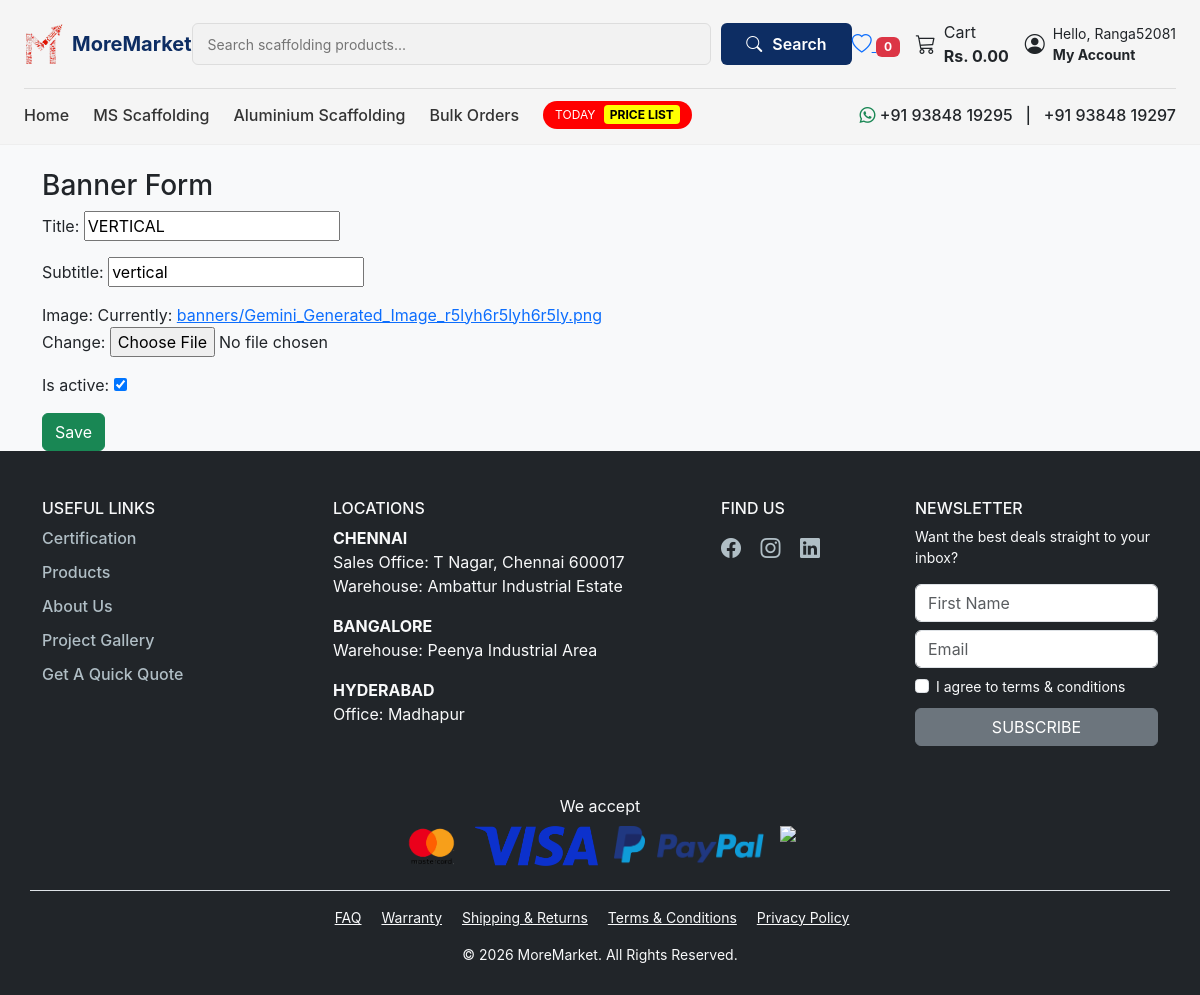
The page /adminpanel/studio/banners/update/2/ (signed in) on the database its author committed.
### customer/models.py (models this page shows, shortened)
class Banner(models.Model):
    title = models.CharField(max_length=200)
    subtitle = models.CharField(max_length=300, blank=True)
    image = models.ImageField(upload_to='banners/')
    is_active = models.BooleanField(default=True)
    created_at = models.DateTimeField(auto_now_add=True)

### adminpanel/views.py (the view)
# urls.py: path("studio/banners/update/<int:pk>/", views.banner_edit, name="studio_banner_update"),
@login_required(login_url="adminpanel:login")
@user_passes_test(admin_required, login_url="adminpanel:login")
def banner_edit(request, pk):
    banner = get_object_or_404(Banner, pk=pk)
    form = BannerForm(request.POST or None, request.FILES or None, instance=banner)
    if form.is_valid():
        form.save()
        return redirect("adminpanel:studio_banner_list")
    return render(request, "adminpanel/banner_form.html", {"form": form})

### adminpanel/forms.py
class BannerForm(forms.ModelForm):
    class Meta:
        model = Banner
        fields = ["title", "subtitle", "image", "is_active"]

### adminpanel/views.py (called while the page is built)
def admin_required(user):
    return user.is_staff

### templates/adminpanel/banner_form.html (shortened to what this page needs)
{% extends "base.html" %}
{% block content %}
<div class="container mt-4">
    <h3>Banner Form</h3>
    <form method="POST" enctype="multipart/form-data">
        {{ form.as_p }}
        <button type="submit" class="btn btn-success">Save</button>
    </form>
</div>
{% endblock %}

### templates/base.html (shortened to what this page needs)
{% load static %}
{% load i18n %}
<!DOCTYPE html>
<html lang="{{ LANGUAGE_CODE }}">
<head>
    <link href="https://cdn.jsdelivr.net/npm/bootstrap@5.3.3/dist/css/bootstrap.min.css" rel="stylesheet">
    <link rel="stylesheet" href="https://cdn.jsdelivr.net/npm/bootstrap-icons@1.11.3/font/bootstrap-icons.css">
    <link href="https://cdn.jsdelivr.net/npm/bootstrap-icons@1.11.3/font/bootstrap-icons.css" rel="stylesheet">
    <link rel="stylesheet" href="{% static 'css/main.css' %}">
</head>
<body class="bg-light">
<nav class="main-header sticky-top">
  <div class="container-fluid px-4">
    <div class="header-top d-flex align-items-center justify-content-between">
      <a class="brand-logo d-flex align-items-center text-decoration-none"
         href="{% url 'customer_home' %}">
        <img src="{% static 'images/more-market(logo).png' %}"
             alt="MoreMarket Logo"
             class="brand-img me-2">
        <span class="brand-text">MoreMarket</span>
      </a>
      <form class="header-search d-none d-lg-flex"
      method="GET"
      action="{% url 'customer_home' %}">
    <input type="search"
           name="search"
           placeholder="Search scaffolding products..."
           class="header-search-input">
    <button type="submit" class="header-search-btn">
        <i class="bi bi-search me-1"></i> Search
    </button>
</form>
<div class="header-right d-flex align-items-center gap-3">
<a href="{% url 'products:wishlist' %}" class="position-relative">
    <i class="bi bi-heart fs-5"></i>
    <span class="wishlist-count badge bg-danger">
        {{ request.user.wishlist_set.count|default:"0" }}
    </span>
</a>
  <a href="{% url 'cart' %}"
     class="cart-area d-flex align-items-center gap-2 position-relative text-decoration-none text-dark">
    <i class="bi bi-cart3 fs-5"></i>
    <div class="d-none d-md-block">
      <div>Cart</div>
      <strong>Rs. 0.00</strong>
    </div>
  </a>
  <div class="account-wrapper">
    <div class="account-trigger d-flex align-items-center text-dark">
        <div class="d-none d-md-flex align-items-center gap-2">
            <i class="bi bi-person-circle fs-5"></i>
            <div class="small">
                {% if user.is_authenticated %}
                    <div>Hello, {{ user.username }}</div>
                    <strong>My Account</strong>
                {% else %}
                    <div>Hello, Sign in</div>
                    <strong>Account & List</strong>
                {% endif %}
            </div>
        </div>
    </div>
</div>
</div>
    </div>
    <div class="category-bar d-none d-lg-flex align-items-center justify-content-between">
      <div class="category-links d-flex align-items-center gap-4">
        <a href="{% url 'customer_home' %}">Home</a>
        <a href="#">MS Scaffolding</a>
        <a href="#">Aluminium Scaffolding</a>
        <a href="#">Bulk Orders</a>
        <span class="today-badge">
          TODAY <strong>PRICE LIST</strong>
        </span>
      </div>
      <div class="contact-number">
        <i class="bi bi-whatsapp text-success"></i>
        +91 93848 19295 &nbsp; | &nbsp; +91 93848 19297
      </div>
    </div>
  </div>
</nav>
<main>
    {% block content %}{% endblock %}
</main>
<footer class="custom-footer bg-dark text-light pt-5">
    <div class="container">
        <div class="row g-5">
            <div class="col-lg-3 col-md-6">
                <h6 class="footer-heading">USEFUL LINKS</h6>
                <ul class="footer-links list-unstyled">
                    <li><a href="#">Certification</a></li>
                    <li><a href="#">Products</a></li>
                    <li><a href="#">About Us</a></li>
                    <li><a href="#">Project Gallery</a></li>
                    <li><a href="#">Get A Quick Quote</a></li>
                </ul>
            </div>
            <div class="col-lg-4 col-md-6">
                <h6 class="footer-heading">LOCATIONS</h6>
                <div class="footer-location">
                    <strong>CHENNAI</strong><br>
                    Sales Office: T Nagar, Chennai 600017<br>
                    Warehouse: Ambattur Industrial Estate
                </div>
                <div class="footer-location mt-3">
                    <strong>BANGALORE</strong><br>
                    Warehouse: Peenya Industrial Area
                </div>
                <div class="footer-location mt-3">
                    <strong>HYDERABAD</strong><br>
                    Office: Madhapur
                </div>
            </div>
            <div class="col-lg-2 col-md-6">
                <h6 class="footer-heading">FIND US</h6>
                <div class="footer-social mt-3">
                    <a href="#"><i class="bi bi-facebook"></i></a>
                    <a href="#"><i class="bi bi-instagram"></i></a>
                    <a href="#"><i class="bi bi-linkedin"></i></a>
                </div>
            </div>
            <div class="col-lg-3 col-md-6">
                <h6 class="footer-heading">NEWSLETTER</h6>
                <p class="small">
                    Want the best deals straight to your inbox?
                </p>
                <form>
                    <input type="text" class="form-control mb-2" placeholder="First Name">
                    <input type="email" class="form-control mb-2" placeholder="Email">
                    <div class="form-check small mb-2">
                        <input class="form-check-input" type="checkbox" id="agree">
                        <label class="form-check-label" for="agree">
                            I agree to terms & conditions
                        </label>
                    </div>
                    <button type="submit" class="btn btn-secondary w-100">
                        SUBSCRIBE
                    </button>
                </form>
            </div>
        </div>
        <div class="row mt-5 text-center">
            <div class="col">
                <p class="mb-2">We accept</p>
                <div class="payment-icons d-flex justify-content-center gap-3 flex-wrap">
                    <img src="{% static 'images/master-card.png' %}" height="40">
                    <img src="{% static 'images/visa.png' %}" height="40">
                    <img src="{% static 'images/paypal.png' %}" height="40">
                    <img src="{% static 'images/bank-transfer.png' %}" height="40">
                </div>
            </div>
        </div>
        <div class="row mt-4 pt-3 border-top text-center small">
            <div class="col">
                <a href="#" class="text-light me-3">FAQ</a>
                <a href="#" class="text-light me-3">Warranty</a>
                <a href="#" class="text-light me-3">Shipping & Returns</a>
                <a href="#" class="text-light me-3">Terms & Conditions</a>
                <a href="#" class="text-light me-3">Privacy Policy</a>
            </div>
        </div>
        <div class="text-center mt-3 small">
            © 2026 MoreMarket. All Rights Reserved.
        </div>
    </div>
</footer>
</body>
</html>

### static/css/main.css (style rules this page uses)
body { background: #F7F7F7; font-family: 'Inter', sans-serif; }
body { font-family: 'Inter', sans-serif; overflow-x: hidden; opacity: 0; transition: opacity 0.4s ease-in-out; }
body { animation: fadeInPage 0.6s ease-in-out; animation: smoothAppear 0.5s ease-in-out; }
.brand-logo { text-decoration: none; }
.brand-img { height: 30px; }
.brand-text { font-weight: 700; font-size: 20px; color: #263238; }
.brand-text { font-weight: 800; }
.header-search input { height: 42px; border-radius: 6px; }
.header-search button { height: 42px; border-radius: 6px; }
.header-right { height: 100%; }
footer i { transition: all 0.3s ease; cursor: pointer; }
.main-header { background: #f5f5f5; padding: 15px 0; border-bottom: 1px solid #eee; }
.brand-img { height: 40px; }
.brand-text { font-weight: 700; font-size: 20px; color: #0d2d63; }
.header-search { flex: 1; max-width: 750px; gap: 10px; }
.header-search-input { flex: 1; height: 46px; border-radius: 8px; border: 1px solid #ddd; padding: 0 15px; font-size: 14px; background: #f2f2f2; outline: none; transition: 0.3s ease; }
.header-search-btn { height: 46px; padding: 0 25px; border-radius: 8px; border: none; background: #0d2d63; color: #ffffff; font-weight: 600; display: flex; align-items: center; gap: 6px; transition: 0.3s ease; }
.category-bar { margin-top: 15px; padding-top: 12px; border-top: 1px solid #ddd; }
.category-links a { text-decoration: none; color: #333; font-weight: 500; }
.today-badge { background: red; color: #fff; padding: 5px 12px; border-radius: 20px; font-size: 12px; }
.today-badge strong { background: yellow; color: #000; padding: 2px 6px; border-radius: 4px; margin-left: 5px; }
.contact-number { font-weight: 500; }
.account-wrapper { position: relative; cursor: pointer; }
.account-trigger { padding: 8px 0; }

### templates/base.html (style rules this page uses)
.custom-footer { background: #263238; color: #FFFFFF; padding: 60px 0 30px; }
.footer-links { list-style: none; padding: 0; }
.footer-links li { margin-bottom: 10px; }
.footer-links a { text-decoration: none; color: #B0BEC5; transition: 0.3s ease; font-weight: 500; }
.footer-social a { color: #B0BEC5; font-size: 20px; margin-right: 15px; transition: 0.3s ease; }

### rows shown on the page
Banner: title "VERTICAL", subtitle "vertical", is_active "☑"

### other values the page prints
{{ request.user.wishlist_set.count|default:"0" }} "0"
{{ user.username }} "Ranga52081"
